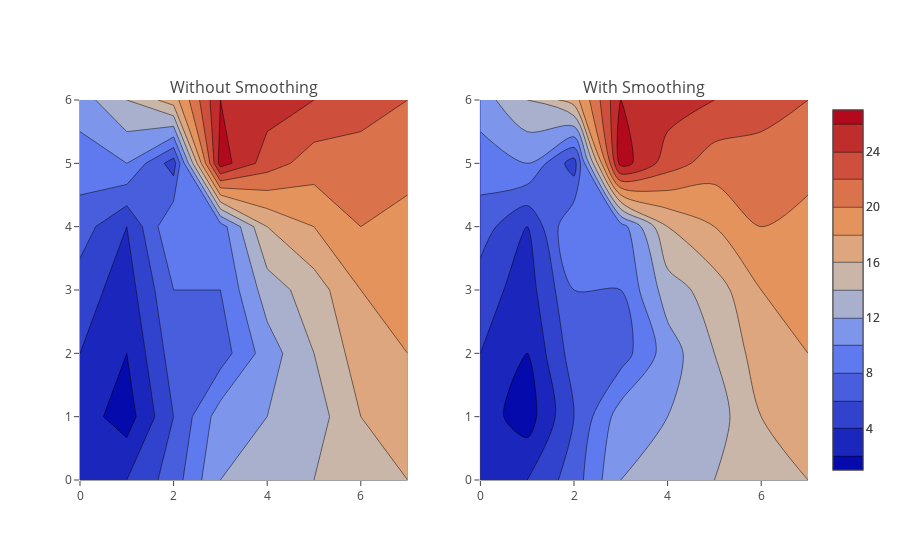

Write notebook code for a chart like this one.
### Code cell
import plotly.graph_objs as go

trace0 = go.Contour(
    z=[[2, 4, 7, 12, 13, 14, 15, 16],
       [3, 1, 6, 11, 12, 13, 16, 17],
       [4, 2, 7, 7, 11, 14, 17, 18],
       [5, 3, 8, 8, 13, 15, 18, 19],
       [7, 4, 10, 9, 16, 18, 20, 19],
       [9, 10, 5, 27, 23, 21, 21, 21],
       [11, 14, 17, 26, 25, 24, 23, 22]],
    line=dict(smoothing=0),
)
trace1 = go.Contour(
    z=[[2, 4, 7, 12, 13, 14, 15, 16],
       [3, 1, 6, 11, 12, 13, 16, 17],
       [4, 2, 7, 7, 11, 14, 17, 18],
       [5, 3, 8, 8, 13, 15, 18, 19],
       [7, 4, 10, 9, 16, 18, 20, 19],
       [9, 10, 5, 27, 23, 21, 21, 21],
       [11, 14, 17, 26, 25, 24, 23, 22]],
    line=dict(smoothing=0.85),
)

fig = tools.make_subplots(rows=1, cols=2,
                          subplot_titles=('Without Smoothing', 'With Smoothing'))

fig.append_trace(trace0, 1, 1)
fig.append_trace(trace1, 1, 2)

pyo.iplot(fig)

### Figure 1 — Plotly figure (JSON) as saved in the notebook; plotly's stock layout.template omitted (floating-point values rounded to 4 significant figures)
{"data": [{"line": {"smoothing": 0}, "type": "contour", "uid": "877497e3-d402-4c64-93fd-3674aaa35e8d", "xaxis": "x", "yaxis": "y", "z": [[2, 4, 7, 12, 13, 14, 15, 16], [3, 1, 6, 11, 12, 13, 16, 17], [4, 2, 7, 7, 11, 14, 17, 18], [5, 3, 8, 8, 13, 15, 18, 19], [7, 4, 10, 9, 16, 18, 20, 19], [9, 10, 5, 27, 23, 21, 21, 21], [11, 14, 17, 26, 25, 24, 23, 22]]}, {"line": {"smoothing": 0.85}, "type": "contour", "uid": "ae4fdef8-e204-4372-8baa-ddc7ee4b9d34", "xaxis": "x2", "yaxis": "y2", "z": [[2, 4, 7, 12, 13, 14, 15, 16], [3, 1, 6, 11, 12, 13, 16, 17], [4, 2, 7, 7, 11, 14, 17, 18], [5, 3, 8, 8, 13, 15, 18, 19], [7, 4, 10, 9, 16, 18, 20, 19], [9, 10, 5, 27, 23, 21, 21, 21], [11, 14, 17, 26, 25, 24, 23, 22]]}], "layout": {"annotations": [{"font": {"size": 16}, "showarrow": false, "text": "Without Smoothing", "x": 0.225, "xanchor": "center", "xref": "paper", "y": 1, "yanchor": "bottom", "yref": "paper"}, {"font": {"size": 16}, "showarrow": false, "text": "With Smoothing", "x": 0.775, "xanchor": "center", "xref": "paper", "y": 1, "yanchor": "bottom", "yref": "paper"}], "xaxis": {"anchor": "y", "domain": [0, 0.45]}, "xaxis2": {"anchor": "y2", "domain": [0.55, 1]}, "yaxis": {"anchor": "x", "domain": [0, 1]}, "yaxis2": {"anchor": "x2", "domain": [0, 1]}}}
